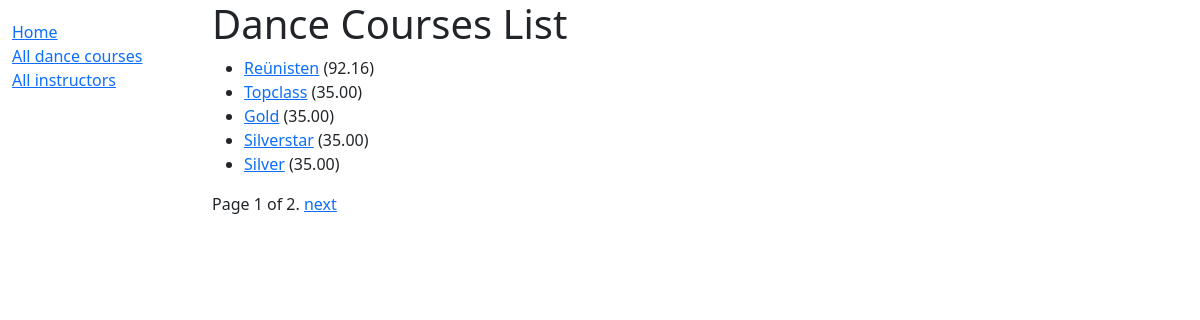
The app's page /catalog/dance_courses/ with its own data.
### catalog/models.py (models this page shows, shortened)
class Dance_course(models.Model):
    title = models.CharField(max_length=200)
    '''not needed for my class: foreign key
    # Foreign Key used because book can only have one author, but authors can have multiple books
    # Author is a string rather than an object because it hasn't been declared yet in the file
    author = models.ForeignKey('Author', on_delete=models.SET_NULL, null=True)
    '''
    summary = models.TextField(max_length=1000, help_text='Enter a brief description of the dance course')
    ''' not needed
    isbn = models.CharField('ISBN', max_length=13, unique=True,
                             help_text='13 Character <a href="https://www.isbn-international.org/content/what-isbn">ISBN number</a>')
    '''
    ''' many to many
    # ManyToManyField used because genre can contain many books. Books can cover many genres.
    # Genre class has already been defined so we can specify the object above.
    genre = models.ManyToManyField(Genre, help_text='Select a genre for this book')
    '''
    style = models.ForeignKey('Style', on_delete=models.SET_NULL, null=True)
    cost = models.DecimalField(max_digits=5, decimal_places=2)
    def get_absolute_url(self):
        return reverse('dance_course-detail', args=[str(self.id)])

### catalog/views.py (the view)
# urls.py: path('dance_courses/', views.Dance_courseListView.as_view(), name='dance_course_list'),
class Dance_courseListView(generic.ListView):
    model = Dance_course
    paginate_by = 5
    '''# def get_context_data(self, **kwargs):
        # Call the base implementation first to get the context
        context = super(BookListView, self).get_context_data(**kwargs)
        # Create any data and add it to the context
        context['some_data'] = 'This is just some data'
        return context'''

### catalog/templates/catalog/dance_course_list.html
{% extends "base_generic.html" %}
{% block content %}
  <h1>Dance Courses List</h1>
  {% if dance_course_list %}
    <ul>
      {% for course in dance_course_list %}
      <li>
        <a href="{{ course.get_absolute_url }}">{{ course.title }}</a>
        ({{course.cost}})
      </li>
      {% endfor %}
    </ul>
  {% else %}
    <p>There are no courses offered atm.</p>
  {% endif %}
{% endblock %}

### records on screen
Dance_course: title "Reünisten", cost "92.16"
Dance_course: title "Topclass", cost "35.00"
Dance_course: title "Gold", cost "35.00"
Dance_course: title "Silverstar", cost "35.00"
Dance_course: title "Silver", cost "35.00"

### other values on screen
{{ page_obj.number }} "1"
{{ page_obj.paginator.num_pages }} "2"
